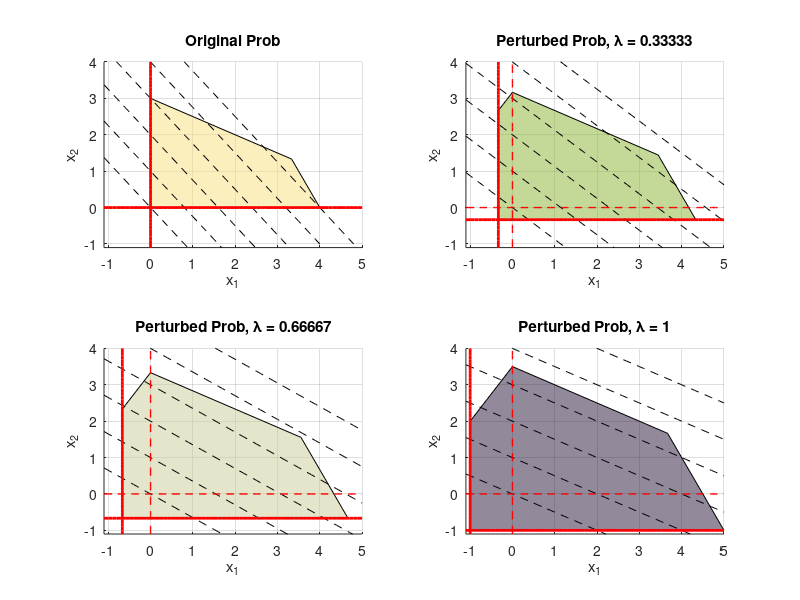

Recreate this plot in MATLAB.
function analyze_example_4_turningPoint
% VERIFY4
% Original P:
% min -5x1-4x2
% s.t. 2x1 +  x2 + x3           = 8
%     -3x1 + 2x2      + x4      = 6
%       x1 + 2x2           + x5 = 6
%
% xi>=0
%
% which is equalvant to
%
% min -5x1-4x2
% s.t. 2x1 +  x2 <= 8
%     -3x1 + 2x2 <= 6
%       x1 + 2x2 <= 6
%
% xi>=0
%
% Perturbed P:
% min (-5+lambda)x1+(-4+lambda)x2+lambda*x3+lambda*x-5+lambda*x5
% s.t. 2x1 +  x2 + x3           = 8
%     -3x1 + 2x2      + x4      = 6
%       x1 + 2x2           + x5 = 6
%
% xi >= -lambda
%
% which is equalvant to
%
% min (-5+lambda)x1+(-4-4*lambda)x2+20*lambda    
% s.t. 2x1 +  x2 <= 8+lambda                           
%     -3x1 + 2x2 <= 6+lambda                               
%       x1 + 2x2 <= 6+lambda                                 
%
% xi>= -lambda                                               
% note: x3+x4+x5 = 20-5x2;
%
% <=>     
% min (-5+lambda)x1+(-4-4*lambda)x2 --- slope (-5+lambda)/(4*lambda+4)
% s.t. 2x1 +  x2 <= 8+lambda --- slope -2    
%      -3x1 + 2x2 <= 6+lambda --- slope 3/2
%      x1 + 2x2 <= 6+lambda --- slope -1/2
%      x1>= -lambda --- x2 = -lambda, slope 0
%      x2>= -lambda --- x1 = -lambda slope infinity
%
% lambda >= 0
% (-5+lambda)/(4*lambda+4) = -2 >>> no sol
% (-5+lambda)/(4*lambda+4) = 3/2 >>> no sol
% (-5+lambda)/(4*lambda+4) = -1/2 >>> 1
% (-5+lambda)/(4*lambda+4) = 0 >>> 5
% (-5+lambda)/(4*lambda+4) = infinity >>> no sol
%
% So possible turning points are 1 and 5.
% 
% Turning points: all values of lambda that make the slope of 
% the objective function of perturbed problem equal the slope of one of 
% the active constraint.  
%

close all;
clear;

% options for axis
XMIN = -1.1;
XMAX = 5;
YMIN = -1.1;
YMAX = 4;

A = [2 1 1 0 0; -3 2 0 1 0; 1 2 0 0 1];
b = [8 6 6]';
c = [-5 -4 0 0 0]';

% % solve (A,b,c)
% n  = size(A, 2);   
% lb = zeros(n, 1);  ub = inf*ones(n, 1);
% options = optimset('LargeScale', 'off', 'Algorithm','simplex','Display','off');
% [optx,~,~, ~,dual] = linprog(c,[],[],A,b,lb,ub,[],options);
% opts = dual.lower;
% 
% Iactv_x = optx>1e-16;
% Iactv_s = opts>1e-16;
% 
% lambda_bar = min( [optx(Iactv_x);opts(Iactv_s)])/max(svd(inv(A(:,Iactv_x))*A(:,Iactv_s)))
% lambda_bar/sqrt(2)

% problem data --- general form
A(:,3:end) = [];
lambda = 0:1/3:1;
for i =1:4
% plot the orignal problem
subplot(2,2,i);
optx = [];
plotPerturbProb(A,b,lambda(i),XMIN, XMAX, YMIN, YMAX,optx);
end

print -dpng 'verify4'
end
% 
% 
% 
function plotPerturbProb(A,b,lambda,XMIN, XMAX, YMIN, YMAX, optx)
% % plot the feasible region for the perturbed problem
hold on;
plot2DRegion(-A,-b-lambda*ones(3,1),-lambda*ones(2,1));

x1 = -lambda:0.1:-5+lambda;

x2 = 8+lambda - 2*x1;
plot(x1,x2);

x2 = (6+lambda)/2 + 1.5*x1;
plot(x1,x2);

x2 = (6+lambda)/2 - 0.5*x1;
plot(x1,x2);

% objective
t1 = XMIN:0.1:XMAX;

for const = 0:1:5
plot(t1,t1*(-5+lambda)/(4*lambda+4)+const,'--k','linewidth',0.2);
end


% bounds
x1 = XMIN:0.1:XMAX;
x2 = 0 + 0*x1;
plot(x1,x2,'--r', 'linewidth',1);
x2 = -lambda+0*x1;
plot(x1,x2,'color', 'r', 'linewidth',2);

x2 = YMIN:0.1:YMAX;
x1 = 0 + 0*x2;
plot(x1, x2,'--r', 'linewidth',1);
x1 = -lambda+0*x2;
plot(x1, x2,'color', 'r', 'linewidth',2);


% plot optx
if nargin == 8 && ~isempty(optx)
    plot(optx(:,1),optx(:,2),'marker','*','markersize',2,'color','b');
end

hold off
grid on
if lambda > 0
    title(['Perturbed Prob, \lambda = ' num2str(lambda)]);
else
    title('Original Prob');
end
xlabel('x_{1}');
ylabel('x_{2}');
axis([XMIN XMAX YMIN YMAX])
end

function h = plot2DRegion(A,b,lb)

[m,n]=size(A);
transp=0.5;

if size(b,1)==1
    b=b';
end


if size(lb,1)==1
    lb=lb';
end
A=[A;eye(n)];
b=[b;lb];
m=m+n;


c=[rand rand rand];
% c = 'r';

eq=zeros(2,1);
X=zeros(2,1);
for i=1:(m-1)
    for j=(i+1):m
        try
            x=A([i j],:)\b([i j]);
            if and(min((A*x-b))>-1e-6,min((A*x-b))<Inf)
                X=[X,x];
                eq=[eq,[i j]'];
            end
        end
    end
end


[rad,col]=size(X);
xm=mean(X(:,2:end),2);
Xdiff=X(:,2:end);

for j=1:(col-1)
    Xdiff(:,j)=Xdiff(:,j)-xm;
    Xdiff(:,j)=Xdiff(:,j)/norm(Xdiff(:,j));
end
costhe=zeros((col-1),1);

for j=1:(col-1)
    costhe(j)=Xdiff(:,1)'*Xdiff(:,j);
end

[cc,ind]=min(abs(costhe));
ref2=Xdiff(:,ind(1))-(Xdiff(:,ind(1))'*Xdiff(:,1))*Xdiff(:,1);
ref2=ref2'/norm(ref2);

for j=1:(col-1)
    if ref2*Xdiff(:,j)<0
        costhe(j)=-2-costhe(j);
    end
end
[sooo,ind3]=sort(costhe);
h = patch(X(1,ind3+1)',X(2,ind3+1)',c);
set(h,'FaceAlpha',transp);
end
